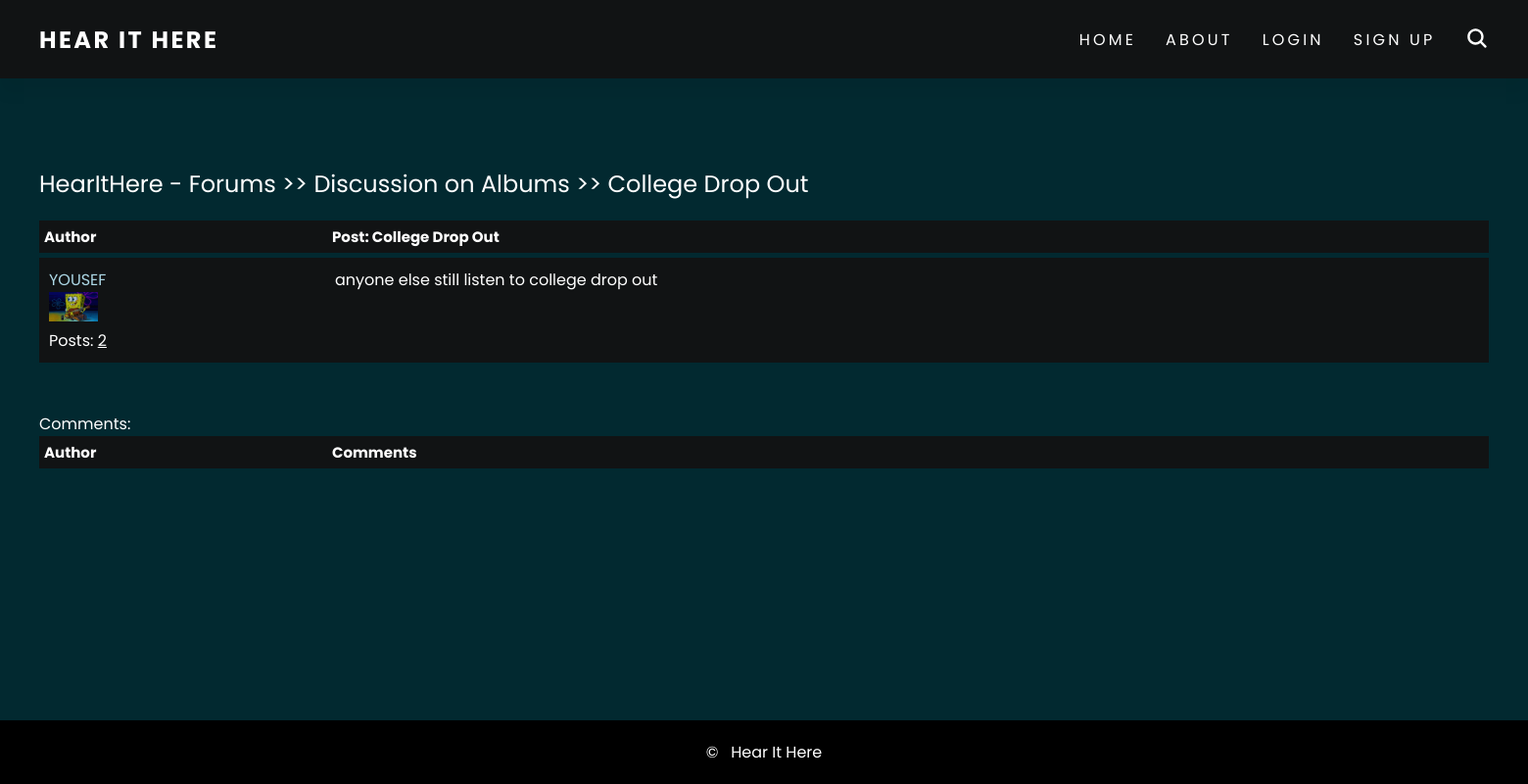
/forum/3/26/, run on an earlier commit of the app's database.
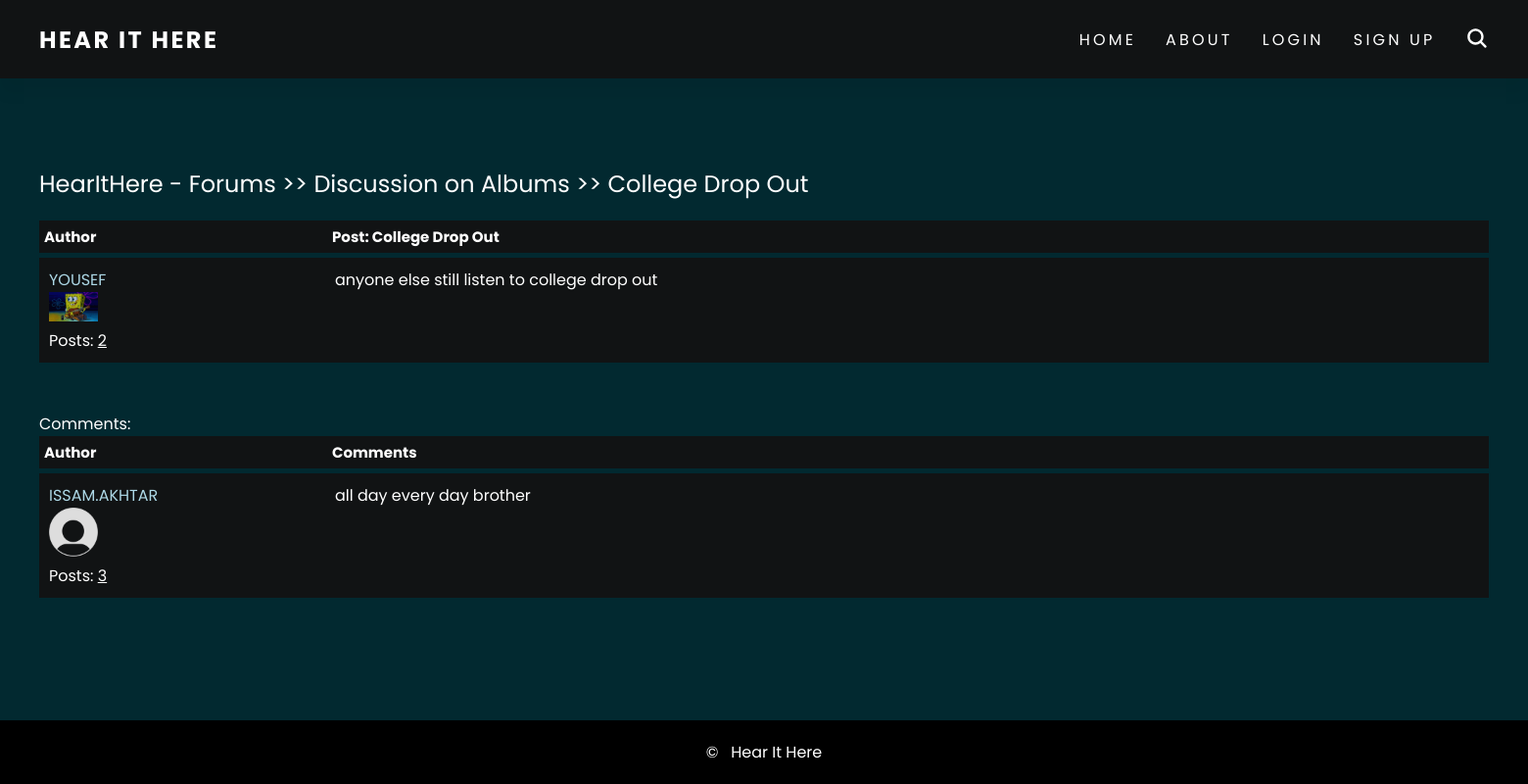
And on a later commit of the database.
### forum/models.py (models this page shows, shortened)
class Comment(models.Model):
    description = models.TextField(null=False, verbose_name="Reply:")
    time = models.DateTimeField(auto_now_add=True)
    user = models.ForeignKey(CustomUser, on_delete=models.CASCADE)
    post = models.ForeignKey(Post, on_delete=models.CASCADE)

### account/models.py (models this page shows, shortened)
class CustomUser(AbstractBaseUser, PermissionsMixin):
    email = models.EmailField(max_length=255, null=False, unique=True)
    username = models.CharField(max_length=50, null=False, unique=True)
    date_joined = models.DateTimeField(auto_now_add=True)
    is_staff = models.BooleanField(default=False)
    is_active = models.BooleanField(default=False)
    is_mod = models.BooleanField(default=False)
    USERNAME_FIELD = 'username'
    REQUIRED_FIELDS = ['email']
    objects = CustomUserManager()

class Profile(models.Model):
    user = models.OneToOneField(CustomUser, on_delete=models.CASCADE)
    name = models.CharField(max_length=30, blank=True)
    bio = models.TextField(default='Hello, I am new', max_length=100, blank=True)
    image = models.ImageField(default='images/default.png', upload_to='images/', null=True, verbose_name="Icon:")

### forum/views.py (the view)
# urls.py: path('<int:category_id>/<int:post_id>/', views.view_post, name='view_post'),
def view_post(request, category_id, post_id):
    post = get_object_or_404(Post, id=post_id)
    comments = Comment.objects.filter(post_id=post_id)
    if request.method == 'POST':
        form = CommentForm(request.POST)
        if form.is_valid():
            comment = form.save(commit=False)
            comment.post = post
            comment.user = request.user
            comment.save()
            return redirect('forum:view_post', category_id=category_id, post_id=post_id)
    else:
        form = CommentForm()
    return render(request, 'forum/detail.html', {'post': post, 'form': form, 'comments': comments})

### forum/templates/forum/detail.html (shortened to what this page needs)
{% extends 'templates/base.html' %}
{% block content %}
    <div class = "container">
        <div class = "navigate">
            <span><a href="{% url 'forum:posts' category_id=post.category.id %}">
                HearItHere - Forums >> {{ post.category.title }} >> {{ post.title }}</a></span>
        </div>
        <div class = "topic-container">
            <div class = "head">
                <div class = "authors">Author</div>
                <div class = "content">Post: {{ post.title }}</div>
            </div>
            <div class = "body">
                <div class = "authors">
                    <div class = "User"><a href="{%  url 'account:profile' username=post.user.username %}">
                        {{ post.user.username }}</a></div><img src="{{ post.user.profile.image.url }}" alt="">
                    <div>Posts: <u>{{ post.user.post_set.count }}</u></div>
                </div>
                <div class = "content">
                    {{ post.description }}
                </div>
            </div>
        </div>
        <div class = "comments-container">
            Comments:
            <br>
            <div class = "head">
                <div class = "authors">Author</div>
                <div class = "content">Comments</div>
            </div>
            {% for comment in comments %}
            <div class = "body">
                <div class = "authors">
                    <div class = "AnotherUser"><a href="{% url 'account:profile' username=comment.user.username %}">
                        {{ comment.user.username }}</a></div>
                    <img src="{{ comment.user.profile.image.url }}" alt="">
                    <div>Posts: <u>{{ comment.user.post_set.count }}</u></div>
                </div>
                <div class = "content">
                    {{ comment.description }}
                </div>
            </div>
            {% endfor %}
        </div>
    </div>
{% endblock %}

What changed in the data, as far as the page shows it:
added Comment: user.username "ISSAM.AKHTAR", user.profile.image (placeholder picture), user.post_set.count "3", description "all day every day brother"
